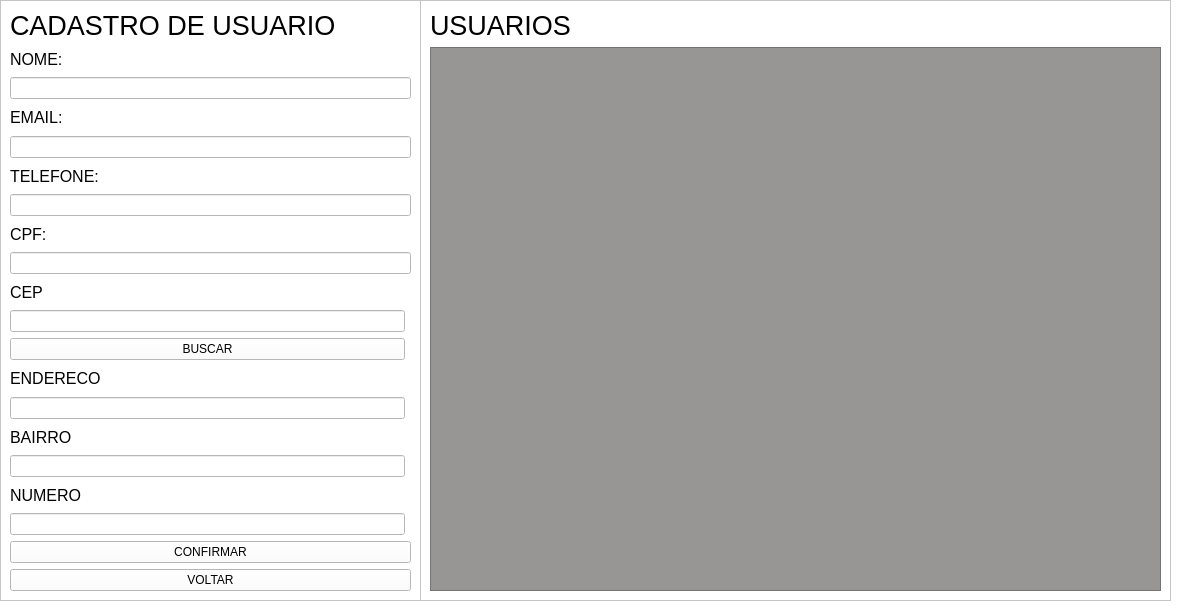
<?xml version="1.0" encoding="UTF-8"?>
<ui version="4.0">
 <class>MainWindow</class>
 <widget class="QMainWindow" name="MainWindow">
  <property name="geometry">
   <rect>
    <x>0</x>
    <y>0</y>
    <width>1179</width>
    <height>608</height>
   </rect>
  </property>
  <property name="windowTitle">
   <string>MainWindow</string>
  </property>
  <property name="styleSheet">
   <string notr="true">background-color: rgb(255, 255, 255);</string>
  </property>
  <widget class="QWidget" name="centralwidget">
   <widget class="QFrame" name="frame">
    <property name="geometry">
     <rect>
      <x>0</x>
      <y>0</y>
      <width>421</width>
      <height>601</height>
     </rect>
    </property>
    <property name="styleSheet">
     <string notr="true">
color: rgb(0, 0, 0);</string>
    </property>
    <property name="frameShape">
     <enum>QFrame::StyledPanel</enum>
    </property>
    <property name="frameShadow">
     <enum>QFrame::Raised</enum>
    </property>
    <layout class="QGridLayout" name="gridLayout">
     <item row="9" column="0" colspan="2">
      <widget class="QLineEdit" name="cpf">
       <property name="styleSheet">
        <string notr="true"/>
       </property>
       <property name="text">
        <string/>
       </property>
      </widget>
     </item>
     <item row="24" column="0" colspan="2">
      <widget class="QPushButton" name="btn_confirmar">
       <property name="text">
        <string>CONFIRMAR</string>
       </property>
      </widget>
     </item>
     <item row="4" column="0" colspan="2">
      <widget class="QLineEdit" name="email">
       <property name="styleSheet">
        <string notr="true"/>
       </property>
       <property name="text">
        <string/>
       </property>
      </widget>
     </item>
     <item row="3" column="0">
      <widget class="QLabel" name="label_4">
       <property name="font">
        <font>
         <pointsize>12</pointsize>
        </font>
       </property>
       <property name="text">
        <string>EMAIL:</string>
       </property>
      </widget>
     </item>
     <item row="0" column="0">
      <widget class="QLabel" name="label">
       <property name="font">
        <font>
         <pointsize>20</pointsize>
        </font>
       </property>
       <property name="text">
        <string>CADASTRO DE USUARIO</string>
       </property>
      </widget>
     </item>
     <item row="11" column="0">
      <widget class="QLabel" name="label_7">
       <property name="font">
        <font>
         <pointsize>12</pointsize>
        </font>
       </property>
       <property name="text">
        <string>CEP</string>
       </property>
      </widget>
     </item>
     <item row="16" column="0">
      <widget class="QLineEdit" name="endereco">
       <property name="styleSheet">
        <string notr="true"/>
       </property>
       <property name="text">
        <string/>
       </property>
      </widget>
     </item>
     <item row="19" column="0">
      <widget class="QLabel" name="label_10">
       <property name="font">
        <font>
         <pointsize>12</pointsize>
        </font>
       </property>
       <property name="text">
        <string>BAIRRO</string>
       </property>
      </widget>
     </item>
     <item row="12" column="0">
      <widget class="QLineEdit" name="cep">
       <property name="styleSheet">
        <string notr="true"/>
       </property>
       <property name="text">
        <string/>
       </property>
      </widget>
     </item>
     <item row="2" column="0" colspan="2">
      <widget class="QLineEdit" name="nome">
       <property name="styleSheet">
        <string notr="true"/>
       </property>
       <property name="text">
        <string/>
       </property>
      </widget>
     </item>
     <item row="25" column="0" colspan="2">
      <widget class="QPushButton" name="btn_voltar">
       <property name="text">
        <string>VOLTAR</string>
       </property>
      </widget>
     </item>
     <item row="14" column="0">
      <widget class="QLabel" name="label_8">
       <property name="font">
        <font>
         <pointsize>12</pointsize>
        </font>
       </property>
       <property name="text">
        <string>ENDERECO</string>
       </property>
      </widget>
     </item>
     <item row="13" column="0">
      <widget class="QPushButton" name="btn_preencher_cep">
       <property name="text">
        <string>BUSCAR</string>
       </property>
       <property name="iconSize">
        <size>
         <width>16</width>
         <height>16</height>
        </size>
       </property>
      </widget>
     </item>
     <item row="7" column="0" colspan="2">
      <widget class="QLineEdit" name="telefone">
       <property name="styleSheet">
        <string notr="true"/>
       </property>
       <property name="text">
        <string/>
       </property>
      </widget>
     </item>
     <item row="21" column="0">
      <widget class="QLabel" name="label_9">
       <property name="font">
        <font>
         <pointsize>12</pointsize>
        </font>
       </property>
       <property name="text">
        <string>NUMERO</string>
       </property>
      </widget>
     </item>
     <item row="5" column="0">
      <widget class="QLabel" name="label_5">
       <property name="font">
        <font>
         <pointsize>12</pointsize>
        </font>
       </property>
       <property name="text">
        <string>TELEFONE:</string>
       </property>
      </widget>
     </item>
     <item row="1" column="0">
      <widget class="QLabel" name="label_3">
       <property name="font">
        <font>
         <pointsize>12</pointsize>
        </font>
       </property>
       <property name="text">
        <string>NOME:</string>
       </property>
      </widget>
     </item>
     <item row="8" column="0">
      <widget class="QLabel" name="label_6">
       <property name="font">
        <font>
         <pointsize>12</pointsize>
        </font>
       </property>
       <property name="text">
        <string>CPF:</string>
       </property>
      </widget>
     </item>
     <item row="22" column="0">
      <widget class="QLineEdit" name="numero">
       <property name="styleSheet">
        <string notr="true"/>
       </property>
       <property name="text">
        <string/>
       </property>
      </widget>
     </item>
     <item row="20" column="0">
      <widget class="QLineEdit" name="bairro">
       <property name="styleSheet">
        <string notr="true"/>
       </property>
       <property name="text">
        <string/>
       </property>
      </widget>
     </item>
    </layout>
   </widget>
   <widget class="QFrame" name="frame_2">
    <property name="geometry">
     <rect>
      <x>420</x>
      <y>0</y>
      <width>751</width>
      <height>601</height>
     </rect>
    </property>
    <property name="styleSheet">
     <string notr="true">background-color: rgb(255, 255, 255);</string>
    </property>
    <property name="frameShape">
     <enum>QFrame::StyledPanel</enum>
    </property>
    <property name="frameShadow">
     <enum>QFrame::Raised</enum>
    </property>
    <layout class="QGridLayout" name="gridLayout_2">
     <item row="2" column="0">
      <widget class="QTableWidget" name="tableWidget">
       <property name="styleSheet">
        <string notr="true">background-color: rgb(152, 149, 149);</string>
       </property>
      </widget>
     </item>
     <item row="1" column="0">
      <widget class="QLabel" name="label_2">
       <property name="font">
        <font>
         <pointsize>20</pointsize>
        </font>
       </property>
       <property name="text">
        <string>USUARIOS</string>
       </property>
      </widget>
     </item>
    </layout>
   </widget>
  </widget>
 </widget>
 <resources/>
 <connections/>
</ui>
